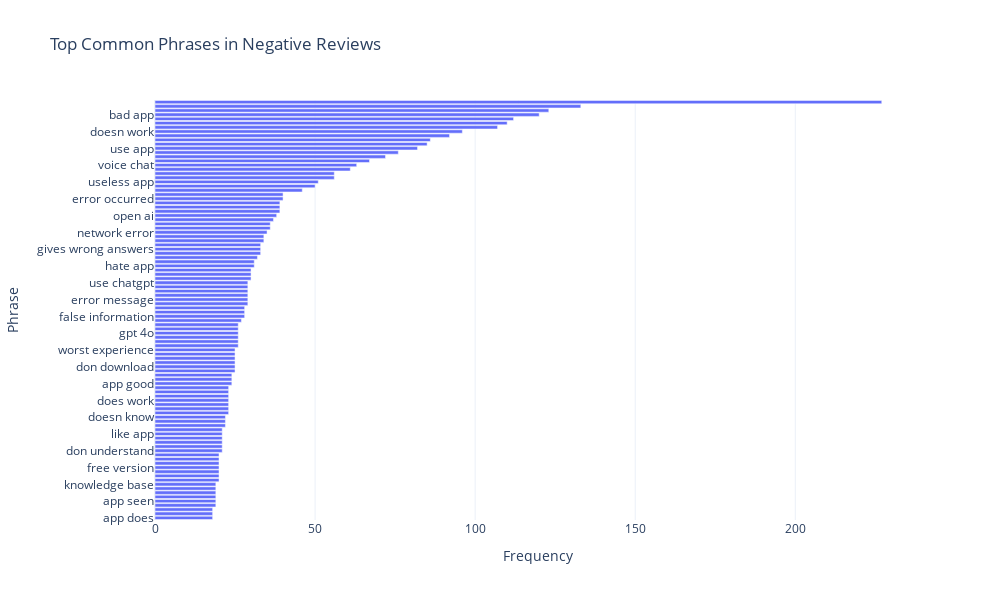

The notebook cell saved with this chart:
### Markdown cell above
Analyzing What Users Don’t Like About ChatGPT

### Code cell
# filter reviews with negative sentiment
negative_reviews = df[df['Sentiment'] == 'Negative']['Review']

# use CountVectorizer to extract common phrases (n-grams) for negative reviews
X_neg = vectorizer.fit_transform(negative_reviews)

# sum the counts of each phrase in negative reviews
phrase_counts_neg = X_neg.sum(axis=0)
phrases_neg = vectorizer.get_feature_names_out()
phrase_freq_neg = [(phrases_neg[i], phrase_counts_neg[0, i]) for i in range(len(phrases_neg))]

# sort phrases by frequency
phrase_freq_neg = sorted(phrase_freq_neg, key=lambda x: x[1], reverse=True)

phrase_neg_df = pd.DataFrame(phrase_freq_neg, columns=['Phrase', 'Frequency'])

fig = px.bar(phrase_neg_df,
             x='Frequency',
             y='Phrase',
             orientation='h',
             title='Top Common Phrases in Negative Reviews',
             labels={'Phrase': 'Phrase', 'Frequency': 'Frequency'},
             width=1000,
             height=600)

fig.update_layout(
    xaxis_title='Frequency',
    yaxis_title='Phrase',
    yaxis={'categoryorder':'total ascending'}
)

fig

### Figure 1 — Plotly figure (JSON) as saved in the notebook; plotly's stock layout.template omitted (floating-point values rounded to 4 significant figures)
{"data": [{"alignmentgroup": "True", "hovertemplate": "Frequency=%{x}<br>Phrase=%{y}<extra></extra>", "legendgroup": "", "marker": {"color": "#636efa", "pattern": {"shape": ""}}, "name": "", "offsetgroup": "", "orientation": "h", "showlegend": false, "textposition": "auto", "type": "bar", "x": [227, 133, 123, 120, 112, 110, 107, 96, 92, 86, 85, 82, 76, 72, 67, 63, 61, 56, 56, 51, 50, 46, 40, 40, 39, 39, 39, 38, 37, 36, 36, 35, 34, 34, 33, 33, 33, 32, 31, 31, 30, 30, 30, 29, 29, 29, 29, 29, 29, 28, 28, 28, 27, 26, 26, 26, 26, 26, 26, 25, 25, 25, 25, 25, 25, 24, 24, 24, 23, 23, 23, 23, 23, 23, 23, 22, 22, 22, 21, 21, 21, 21, 21, 21, 20, 20, 20, 20, 20, 20, 20, 19, 19, 19, 19, 19, 19, 18, 18, 18], "xaxis": "x", "y": ["chat gpt", "worst app", "wrong answer", "bad app", "gives wrong", "wrong answers", "game changer", "doesn work", "wrong information", "artificial intelligence", "don know", "use app", "try later", "went wrong", "waste time", "voice chat", "web version", "extremely helpful", "phone number", "useless app", "bad experience", "unable login", "error occurred", "giving wrong", "app doesn", "ask question", "won let", "open ai", "long time", "app just", "good app", "network error", "app working", "correct answer", "answer question", "gives wrong answers", "keeps saying", "gives wrong answer", "hate app", "september 2021", "answer wrong", "new update", "using app", "able login", "error message", "internet connection", "little bit", "paid version", "use chatgpt", "false information", "using chatgpt", "worst ai", "play store", "chatgpt app", "create account", "don like", "gpt 4o", "really bad", "unable use", "android app", "don download", "google account", "open app", "stopped working", "worst experience", "app good", "helps lot", "real time", "app bad", "chat history", "chatgpt plus", "does work", "fix problem", "gives wrong information", "stupid app", "answer questions", "answers wrong", "doesn know", "don understand", "don use", "don want", "download app", "like app", "really annoying", "app app", "ask questions", "extra ordinary", "free version", "getting worse", "google play", "january 2022", "app don", "app seen", "app use", "app useless", "feel like", "knowledge base", "app does", "new chat", "solve problem"], "yaxis": "y"}], "layout": {"barmode": "relative", "height": 600, "legend": {"tracegroupgap": 0}, "title": {"text": "Top Common Phrases in Negative Reviews"}, "width": 1000, "xaxis": {"anchor": "y", "domain": [0, 1], "title": {"text": "Frequency"}}, "yaxis": {"anchor": "x", "categoryorder": "total ascending", "domain": [0, 1], "title": {"text": "Phrase"}}}}
